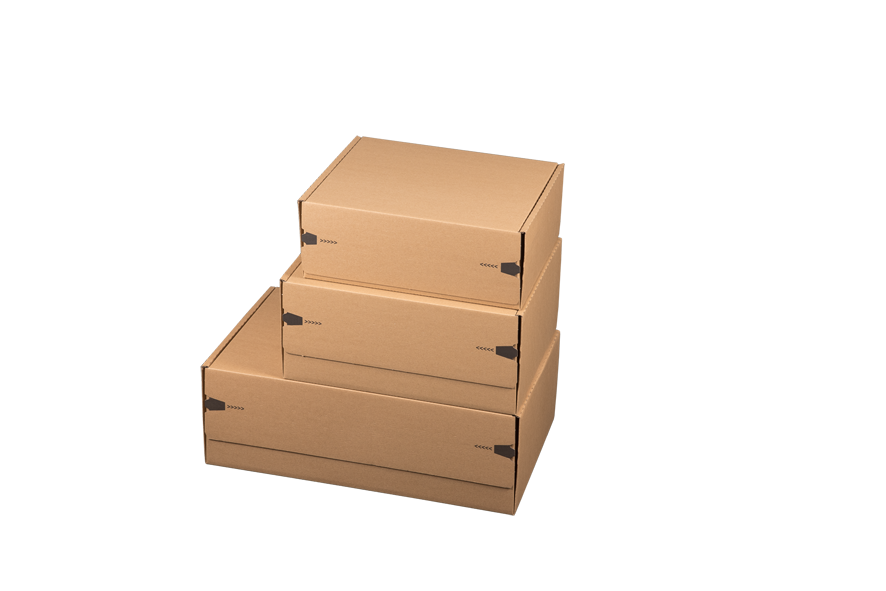
#> input picture assets/bilder/311100310-311100510.tif, 886 x 591 px; its folder holds 4 pictures in this run
$ python convert_tif_to_jpg.py
#> lines starting #> are read from the running program, lines starting #| are printed output that depends on the picture
#!/usr/bin/env python3
"""
Convert TIF/TIFF images to JPG for browser compatibility
"""
import glob
from pathlib import Path
from PIL import Image

def convert_tif_to_jpg():
    """Convert all .tif files to .jpg"""
    tif_files = glob.glob("assets/bilder/*.tif") + glob.glob("assets/bilder/*.TIF")

    print(f"Found {len(tif_files)} TIF files to convert")

    converted = 0
    errors = 0

    for tif_path in tif_files:
        try:
            # Open TIF image
            img = Image.open(tif_path)
#> img is the input picture: PIL image 886x591 RGBA; mean R, G, B, A 37.6, 28.8, 21.1, 50.4

            # Convert to RGB if necessary (TIF can have different modes)
            if img.mode not in ('RGB', 'L'):
                img = img.convert('RGB')
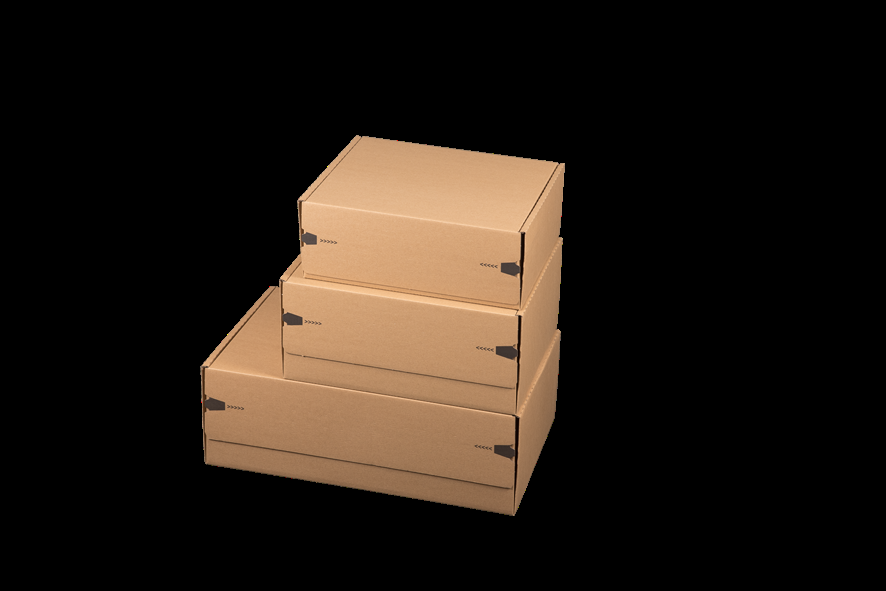
#> img: PIL image 886x591 RGB; mean R, G, B 37.6, 28.8, 21.1

            # Create JPG path (same name, different extension)
            jpg_path = Path(tif_path).with_suffix('.jpg')

            # Save as JPG with good quality
            img.save(jpg_path, 'JPEG', quality=85, optimize=True)

            converted += 1
            if converted % 10 == 0:
                print(f"  Converted {converted}/{len(tif_files)}...")

        except Exception as e:
            errors += 1
            print(f"  ❌ Error converting {tif_path}: {e}")
#> pass 2 of the loop in convert_tif_to_jpg, `for tif_path in tif_files:`:
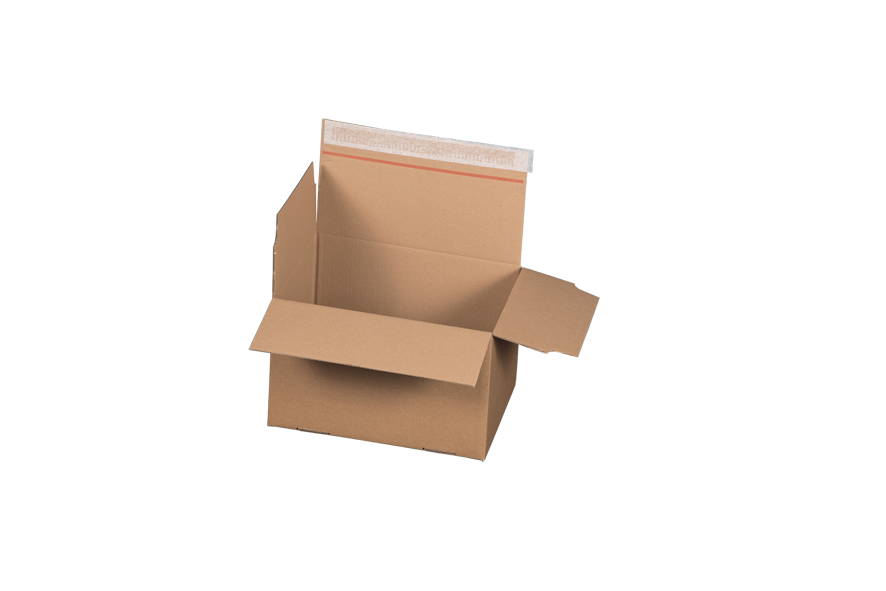
#> input picture assets/bilder/311310310.tif, 886 x 591 px
#> in convert_tif_to_jpg, img is the input picture: PIL image 886x591 RGBA; mean R, G, B, A 27.4, 21.5, 16.9, 38.7
#> in convert_tif_to_jpg, `img = img.convert('RGB')`:
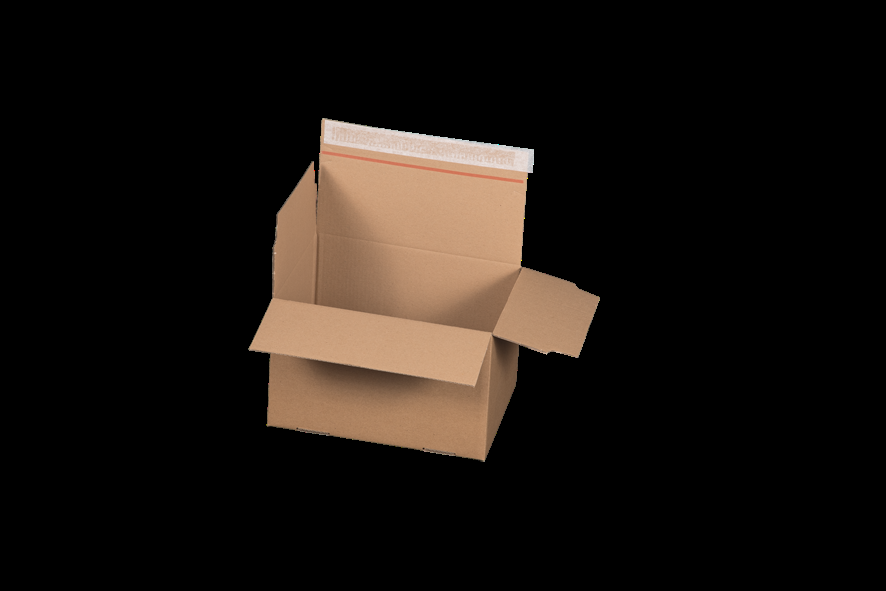
#> img: PIL image 886x591 RGB; mean R, G, B 27.4, 21.5, 16.9
#> pass 3 of the loop in convert_tif_to_jpg, `for tif_path in tif_files:`:
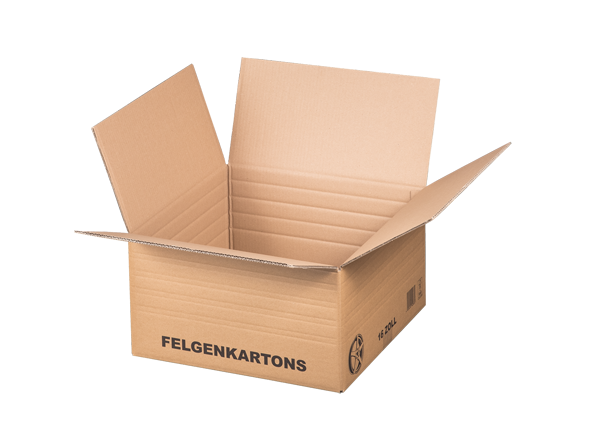
#> input picture assets/bilder/321100115e.75dpi.tif, 590 x 446 px
#> in convert_tif_to_jpg, img is the input picture: PIL image 590x446 RGBA; mean R, G, B, A 74.5, 59.4, 47.8, 88.2
#> in convert_tif_to_jpg, `img = img.convert('RGB')`:
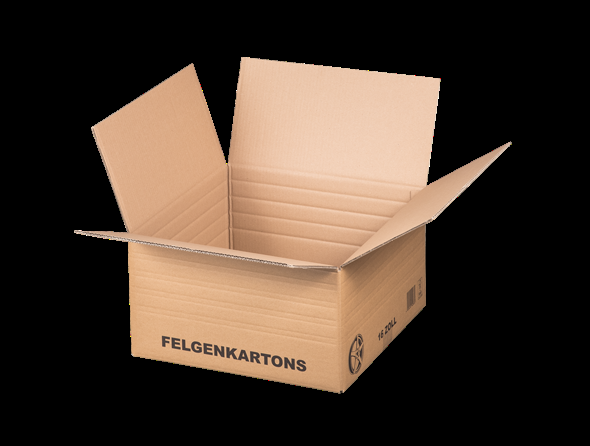
#> img: PIL image 590x446 RGB; mean R, G, B 74.5, 59.4, 47.8
#> the loop made 8 passes; the first 3 are shown

    print(f"\n{'='*60}")
    print(f"✓ Conversion complete!")
    print(f"  Converted: {converted}")
    print(f"  Errors: {errors}")
    print(f"{'='*60}")

if __name__ == "__main__":
    convert_tif_to_jpg()
